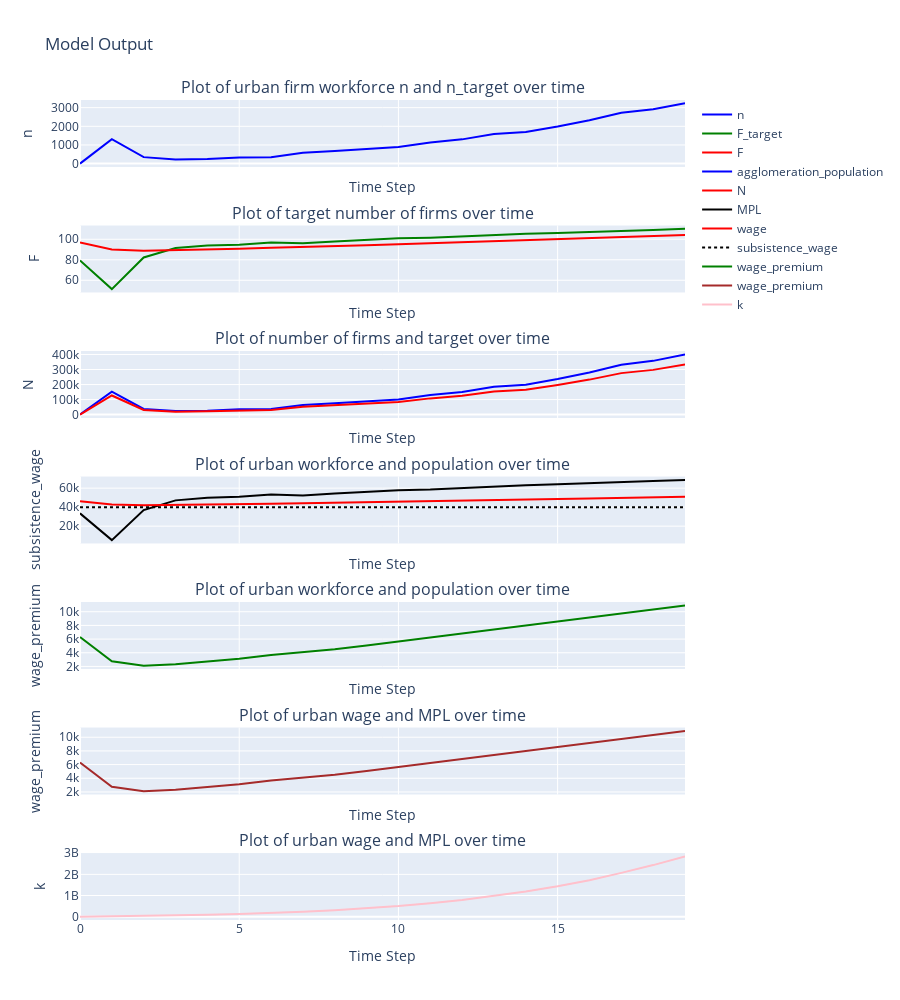

The notebook cell saved with this chart:
### Code cell
# Define data and layouts for each plot
plots = [
    {'name': 'n',                        'color': 'blue',    'title': 'Plot of urban firm workforce n and n_target over time',  'row': 1, 'col': 1},
    {'name': 'F_target',                 'color': 'green',   'title': 'Plot of target number of firms over time',               'row': 2, 'col': 1},
    {'name': 'F',                        'color': 'red',     'title': 'Plot of number of firms and target over time',           'row': 2, 'col': 1},
    {'name': 'agglomeration_population', 'color': 'blue',    'title': 'Plot of urban workforce and population over time',       'row': 3, 'col': 1},
    {'name': 'N',                        'color': 'red',     'title': 'Plot of urban workforce and population over time',       'row': 3, 'col': 1},
    {'name': 'MPL',                      'color': 'black',   'title': 'Plot of urban wage and MPL over time',                   'row': 4, 'col': 1},
    {'name': 'wage',                     'color': 'red',     'title': 'Plot of urban wage and MPL over time',                   'row': 4, 'col': 1},
    {'name': 'subsistence_wage',         'color': 'black', 'dash': 'dot', 'title': 'Plot of urban wage and MPL over time',      'row': 4, 'col': 1},
    {'name': 'wage_premium',             'color': 'green',   'title': 'Plot of urban wage premium over time',                   'row': 5, 'col': 1},
    # {'name': 'y',                      'color': 'orange',  'title': 'Plot of firm output over time',                          'row': 5, 'col': 1},
    {'name': 'wage_premium',             'color': 'brown',   'title': 'Plot of urban wage premium over time',                   'row': 6, 'col': 1},
    {'name': 'k',                        'color': 'pink',    'title': 'Plot of urban firm capital over time',                   'row': 7, 'col': 1},
]

# Create subplots with increased spacing
fig = sp.make_subplots(
    rows=7, cols=1, shared_xaxes=True,
    subplot_titles=[
        plot['title'] for plot in plots
    ]
)

# Add traces for each plot with legends
for plot in plots:
    fig.add_trace(
        go.Scatter(x=time, y=model_out[plot['name']],
                   mode='lines', name=plot['name'],
                   line=dict(color=plot['color'], dash=plot.get('dash', 'solid'))),
        row=plot['row'], col=plot['col']
    )

    # Update axis titles
    fig.update_xaxes(title_text='Time Step', row=plot['row'], col=plot['col'])
    fig.update_yaxes(title_text=plot['name'], row=plot['row'], col=plot['col'])

# Update layout title
fig.update_layout(title_text='Model Output', height=1000)

# Show the plot
fig.show()

### Figure 1 — Plotly figure (JSON) as saved in the notebook; plotly's stock layout.template omitted (floating-point values rounded to 4 significant figures)
{"data": [{"line": {"color": "blue", "dash": "solid"}, "mode": "lines", "name": "n", "type": "scatter", "x": [0, 1, 2, 3, 4, 5, 6, 7, 8, 9, 10, 11, 12, 13, 14, 15, 16, 17, 18, 19], "xaxis": "x", "y": [0.01, 1313.0, 346.4, 216.0, 241.9, 320.1, 344.0, 576.3, 676.2, 773.3, 892.9, 1136.0, 1299.0, 1582.0, 1689.0, 1985.0, 2323.0, 2726.0, 2912.0, 3231.0], "yaxis": "y"}, {"line": {"color": "green", "dash": "solid"}, "mode": "lines", "name": "F_target", "type": "scatter", "x": [0, 1, 2, 3, 4, 5, 6, 7, 8, 9, 10, 11, 12, 13, 14, 15, 16, 17, 18, 19], "xaxis": "x2", "y": [79.32, 51.35, 82.23, 91.48, 93.85, 94.78, 96.94, 96.01, 97.81, 99.51, 100.9, 101.5, 102.9, 103.7, 105.4, 106.2, 107.0, 107.7, 109.2, 110.2], "yaxis": "y2"}, {"line": {"color": "red", "dash": "solid"}, "mode": "lines", "name": "F", "type": "scatter", "x": [0, 1, 2, 3, 4, 5, 6, 7, 8, 9, 10, 11, 12, 13, 14, 15, 16, 17, 18, 19], "xaxis": "x2", "y": [96.9, 90.07, 88.89, 89.28, 89.97, 90.69, 91.62, 92.28, 93.11, 94.07, 95.1, 96.06, 97.08, 98.07, 99.17, 100.2, 101.2, 102.2, 103.3, 104.3], "yaxis": "y2"}, {"line": {"color": "blue", "dash": "solid"}, "mode": "lines", "name": "agglomeration_population", "type": "scatter", "x": [0, 1, 2, 3, 4, 5, 6, 7, 8, 9, 10, 11, 12, 13, 14, 15, 16, 17, 18, 19], "xaxis": "x3", "y": [401.2, 153040, 37840, 23440, 26320, 34960, 37840, 63760, 75280, 86800, 101200, 130000, 150160, 184720, 199120, 236560, 279760, 331600, 357520, 400720], "yaxis": "y3"}, {"line": {"color": "red", "dash": "solid"}, "mode": "lines", "name": "N", "type": "scatter", "x": [0, 1, 2, 3, 4, 5, 6, 7, 8, 9, 10, 11, 12, 13, 14, 15, 16, 17, 18, 19], "xaxis": "x3", "y": [1, 127200, 31200, 19200, 21600, 28800, 31200, 52800, 62400, 72000, 84000, 108000, 124800, 153600, 165600, 196800, 232800, 276000, 297600, 333600], "yaxis": "y3"}, {"line": {"color": "black", "dash": "solid"}, "mode": "lines", "name": "MPL", "type": "scatter", "x": [0, 1, 2, 3, 4, 5, 6, 7, 8, 9, 10, 11, 12, 13, 14, 15, 16, 17, 18, 19], "xaxis": "x4", "y": [33460.0, 5326.0, 36910.0, 47130.0, 49820.0, 50870.0, 53340.0, 52270.0, 54330.0, 56280.0, 57900.0, 58600.0, 60180.0, 61100.0, 63080.0, 64010.0, 64940.0, 65830.0, 67520.0, 68690.0], "yaxis": "y4"}, {"line": {"color": "red", "dash": "solid"}, "mode": "lines", "name": "wage", "type": "scatter", "x": [0, 1, 2, 3, 4, 5, 6, 7, 8, 9, 10, 11, 12, 13, 14, 15, 16, 17, 18, 19], "xaxis": "x4", "y": [46310.0, 42760.0, 42120.0, 42330.0, 42720.0, 43130.0, 43660.0, 44030.0, 44500.0, 45050.0, 45630.0, 46180.0, 46770.0, 47340.0, 47970.0, 48570.0, 49160.0, 49720.0, 50330.0, 50930.0], "yaxis": "y4"}, {"line": {"color": "black", "dash": "dot"}, "mode": "lines", "name": "subsistence_wage", "type": "scatter", "x": [0, 1, 2, 3, 4, 5, 6, 7, 8, 9, 10, 11, 12, 13, 14, 15, 16, 17, 18, 19], "xaxis": "x4", "y": [40000, 40000, 40000, 40000, 40000, 40000, 40000, 40000, 40000, 40000, 40000, 40000, 40000, 40000, 40000, 40000, 40000, 40000, 40000, 40000], "yaxis": "y4"}, {"line": {"color": "green", "dash": "solid"}, "mode": "lines", "name": "wage_premium", "type": "scatter", "x": [0, 1, 2, 3, 4, 5, 6, 7, 8, 9, 10, 11, 12, 13, 14, 15, 16, 17, 18, 19], "xaxis": "x5", "y": [6310.0, 2763.0, 2116.0, 2334.0, 2720.0, 3127.0, 3658.0, 4030.0, 4500.0, 5046.0, 5632.0, 6182.0, 6768.0, 7335.0, 7966.0, 8571.0, 9156.0, 9720.0, 10330.0, 10930.0], "yaxis": "y5"}, {"line": {"color": "brown", "dash": "solid"}, "mode": "lines", "name": "wage_premium", "type": "scatter", "x": [0, 1, 2, 3, 4, 5, 6, 7, 8, 9, 10, 11, 12, 13, 14, 15, 16, 17, 18, 19], "xaxis": "x6", "y": [6310.0, 2763.0, 2116.0, 2334.0, 2720.0, 3127.0, 3658.0, 4030.0, 4500.0, 5046.0, 5632.0, 6182.0, 6768.0, 7335.0, 7966.0, 8571.0, 9156.0, 9720.0, 10330.0, 10930.0], "yaxis": "y6"}, {"line": {"color": "pink", "dash": "solid"}, "mode": "lines", "name": "k", "type": "scatter", "x": [0, 1, 2, 3, 4, 5, 6, 7, 8, 9, 10, 11, 12, 13, 14, 15, 16, 17, 18, 19], "xaxis": "x7", "y": [898.2, 16780000.0, 46630000.0, 68730000.0, 94220000.0, 128600000.0, 166200000.0, 230200000.0, 306800000.0, 396000000.0, 500200000.0, 634900000.0, 790800000.0, 983300000.0, 1190000000.0, 1435000000.0, 1725000000.0, 2070000000.0, 2438000000.0, 2849000000.0], "yaxis": "y7"}], "layout": {"annotations": [{"font": {"size": 16}, "showarrow": false, "text": "Plot of urban firm workforce n and n_target over time", "x": 0.5, "xanchor": "center", "xref": "paper", "y": 1.0, "yanchor": "bottom", "yref": "paper"}, {"font": {"size": 16}, "showarrow": false, "text": "Plot of target number of firms over time", "x": 0.5, "xanchor": "center", "xref": "paper", "y": 0.8469, "yanchor": "bottom", "yref": "paper"}, {"font": {"size": 16}, "showarrow": false, "text": "Plot of number of firms and target over time", "x": 0.5, "xanchor": "center", "xref": "paper", "y": 0.6939, "yanchor": "bottom", "yref": "paper"}, {"font": {"size": 16}, "showarrow": false, "text": "Plot of urban workforce and population over time", "x": 0.5, "xanchor": "center", "xref": "paper", "y": 0.5408, "yanchor": "bottom", "yref": "paper"}, {"font": {"size": 16}, "showarrow": false, "text": "Plot of urban workforce and population over time", "x": 0.5, "xanchor": "center", "xref": "paper", "y": 0.3878, "yanchor": "bottom", "yref": "paper"}, {"font": {"size": 16}, "showarrow": false, "text": "Plot of urban wage and MPL over time", "x": 0.5, "xanchor": "center", "xref": "paper", "y": 0.2347, "yanchor": "bottom", "yref": "paper"}, {"font": {"size": 16}, "showarrow": false, "text": "Plot of urban wage and MPL over time", "x": 0.5, "xanchor": "center", "xref": "paper", "y": 0.08163, "yanchor": "bottom", "yref": "paper"}], "height": 1000, "title": {"text": "Model Output"}, "xaxis": {"anchor": "y", "domain": [0, 1], "matches": "x7", "showticklabels": false, "title": {"text": "Time Step"}}, "xaxis2": {"anchor": "y2", "domain": [0, 1], "matches": "x7", "showticklabels": false, "title": {"text": "Time Step"}}, "xaxis3": {"anchor": "y3", "domain": [0, 1], "matches": "x7", "showticklabels": false, "title": {"text": "Time Step"}}, "xaxis4": {"anchor": "y4", "domain": [0, 1], "matches": "x7", "showticklabels": false, "title": {"text": "Time Step"}}, "xaxis5": {"anchor": "y5", "domain": [0, 1], "matches": "x7", "showticklabels": false, "title": {"text": "Time Step"}}, "xaxis6": {"anchor": "y6", "domain": [0, 1], "matches": "x7", "showticklabels": false, "title": {"text": "Time Step"}}, "xaxis7": {"anchor": "y7", "domain": [0, 1], "title": {"text": "Time Step"}}, "yaxis": {"anchor": "x", "domain": [0.9184, 1.0], "title": {"text": "n"}}, "yaxis2": {"anchor": "x2", "domain": [0.7653, 0.8469], "title": {"text": "F"}}, "yaxis3": {"anchor": "x3", "domain": [0.6122, 0.6939], "title": {"text": "N"}}, "yaxis4": {"anchor": "x4", "domain": [0.4592, 0.5408], "title": {"text": "subsistence_wage"}}, "yaxis5": {"anchor": "x5", "domain": [0.3061, 0.3878], "title": {"text": "wage_premium"}}, "yaxis6": {"anchor": "x6", "domain": [0.1531, 0.2347], "title": {"text": "wage_premium"}}, "yaxis7": {"anchor": "x7", "domain": [0, 0.08163], "title": {"text": "k"}}}}
